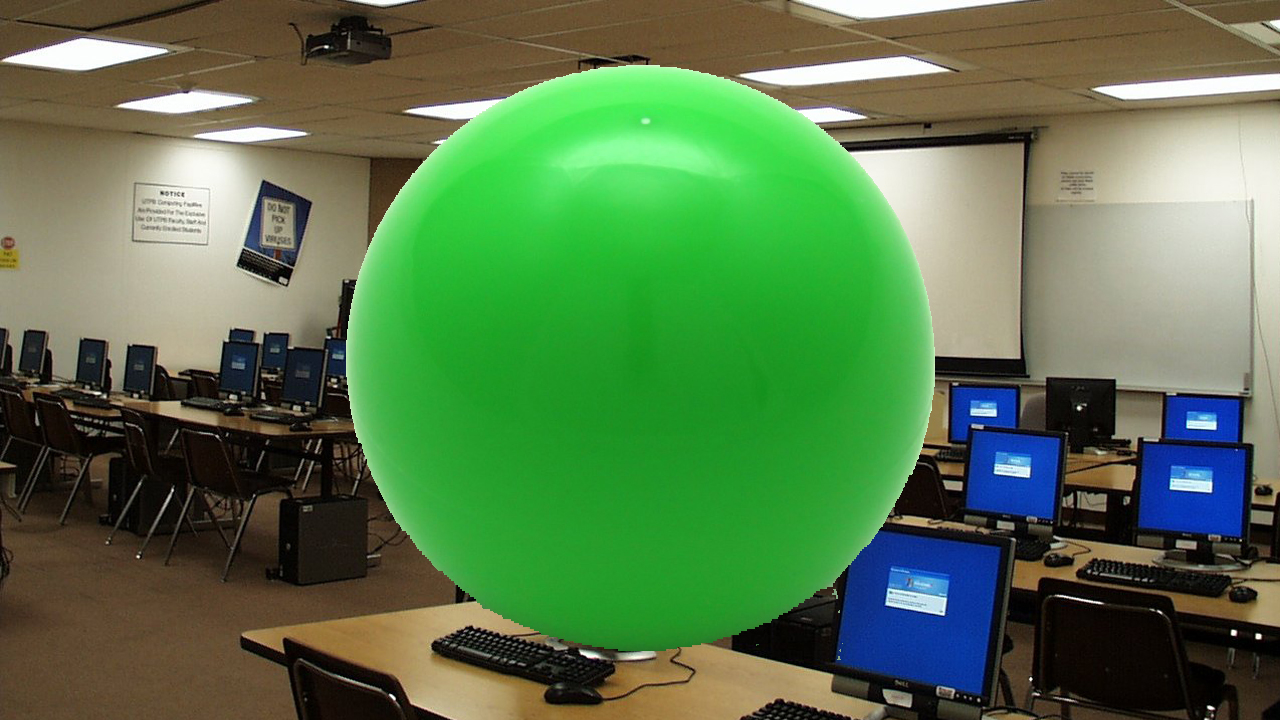
#> input picture PyDrone/Project/CVTests/test8.jpg, 1280 x 720 px
$ python greenball.py   (Python 2 division)
#> lines starting #> are read from the running program, lines starting #| are printed output that depends on the picture; after the words box and inside, x2 and y2 are one past the last pixel; in counts of white or black regions, pixels touching at a corner belong together
import numpy as np
import cv2
import time

TARGET_COLOR_MIN = np.array([35,50,50], np.uint8)
TARGET_COLOR_MAX = np.array([60,255,255], np.uint8)

def main():
	ballImg = cv2.imread('test8.jpg')
#> ballImg is the input picture: shape (720, 1280, 3); mean B, G, R 76.9, 120.5, 88

	frame = np.asarray(ballImg)
	frameHSV = cv2.cvtColor(frame, cv2.COLOR_RGB2HSV)
#> frameHSV: shape (720, 1280, 3); mean H, S, V 81, 129.5, 132.4
	frameThreshold = cv2.inRange(frameHSV, TARGET_COLOR_MIN, TARGET_COLOR_MAX)
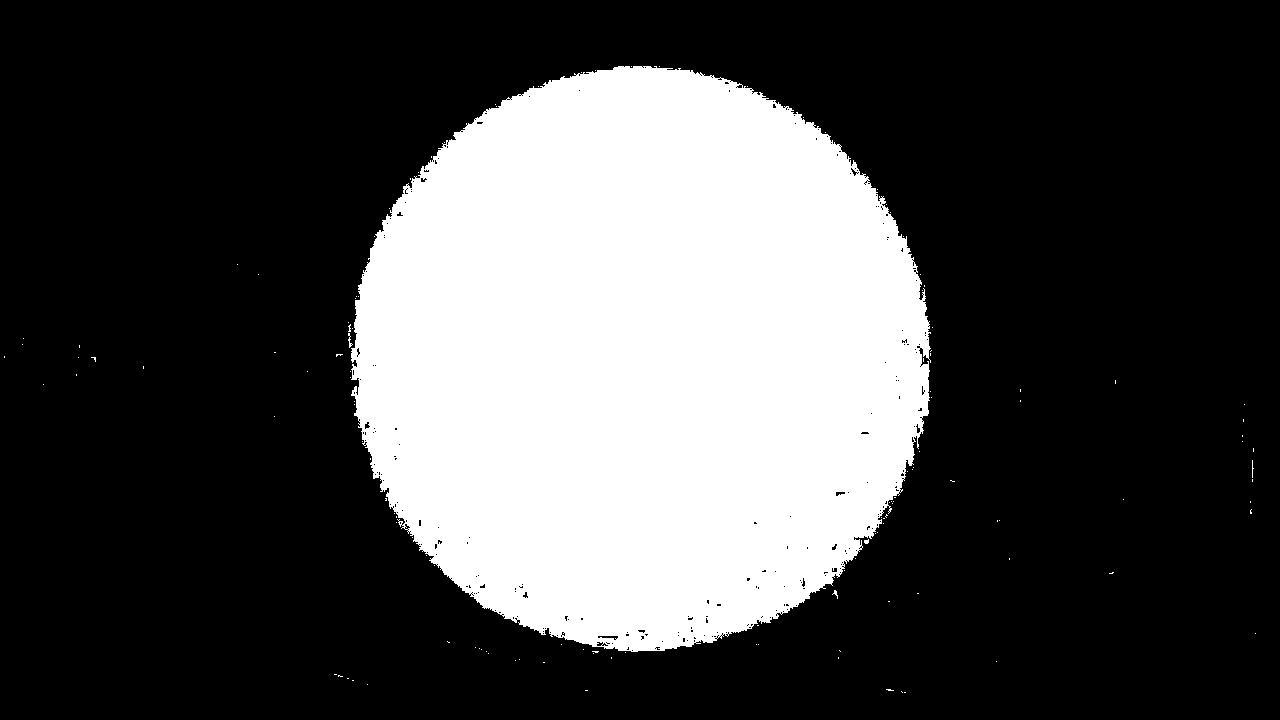
#> frameThreshold: shape (720, 1280); 28.7% white; 135 white regions (132 under 20 px), largest, box (x1, y1, x2, y2) and area: (351, 66, 931, 652) 263765, (348, 333, 353, 348) 28, (832, 590, 838, 599) 20

	element = cv2.getStructuringElement(cv2.MORPH_RECT,(3,3))
	frameThreshold = cv2.erode(frameThreshold,element, iterations=6)
#> frameThreshold: shape (720, 1280); 25.6% white; 1 white region, box (x1, y1, x2, y2) and area: (361, 73, 922, 642) 235539
	frameThreshold = cv2.dilate(frameThreshold,element, iterations=6)
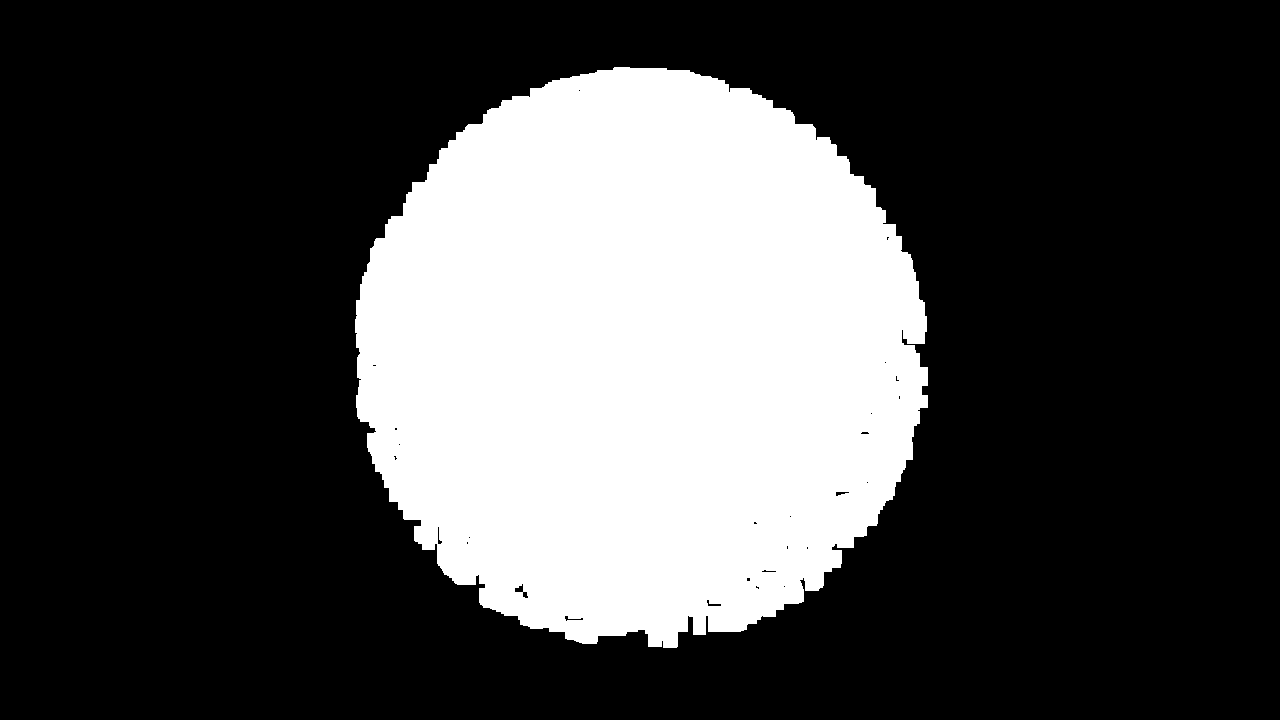
#> frameThreshold: shape (720, 1280); 28% white; 1 white region, box (x1, y1, x2, y2) and area: (355, 67, 928, 648) 257642
	frameThreshold = cv2.erode(frameThreshold,element)
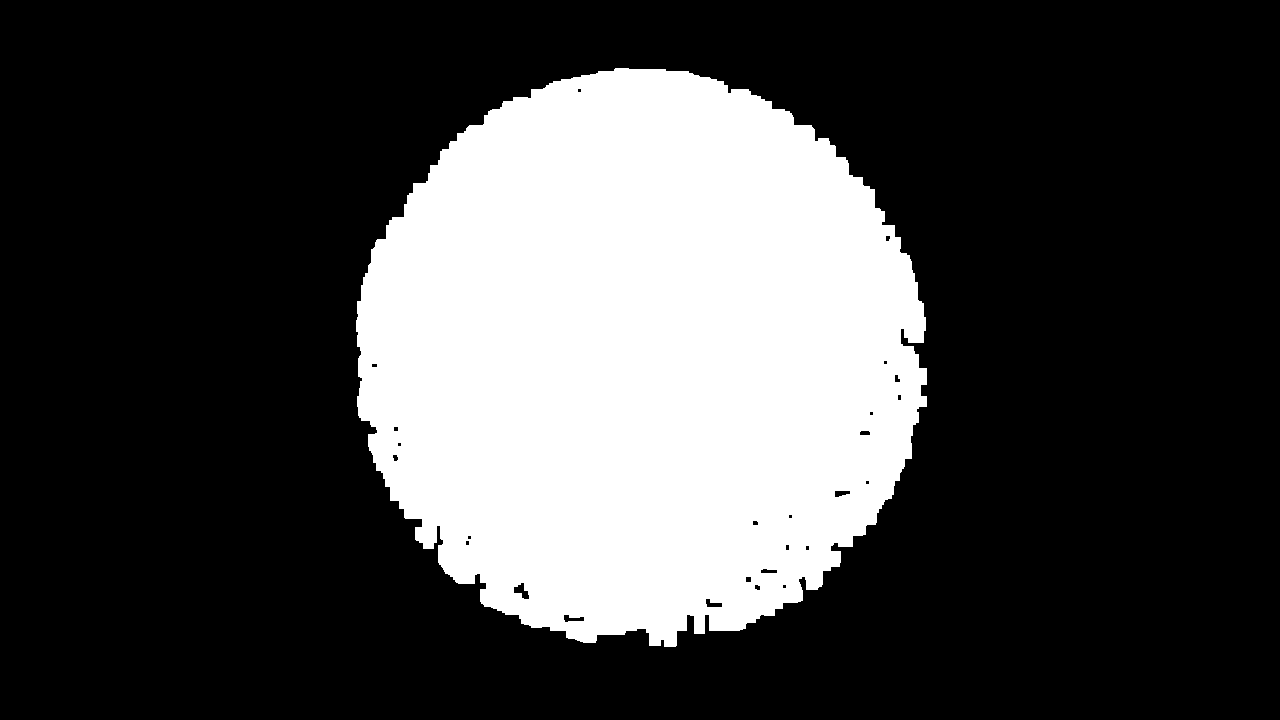
#> frameThreshold: shape (720, 1280); 27.6% white; 1 white region, box (x1, y1, x2, y2) and area: (356, 68, 927, 647) 254420

	ret,thresh = cv2.threshold(ballImg,127,255,0)
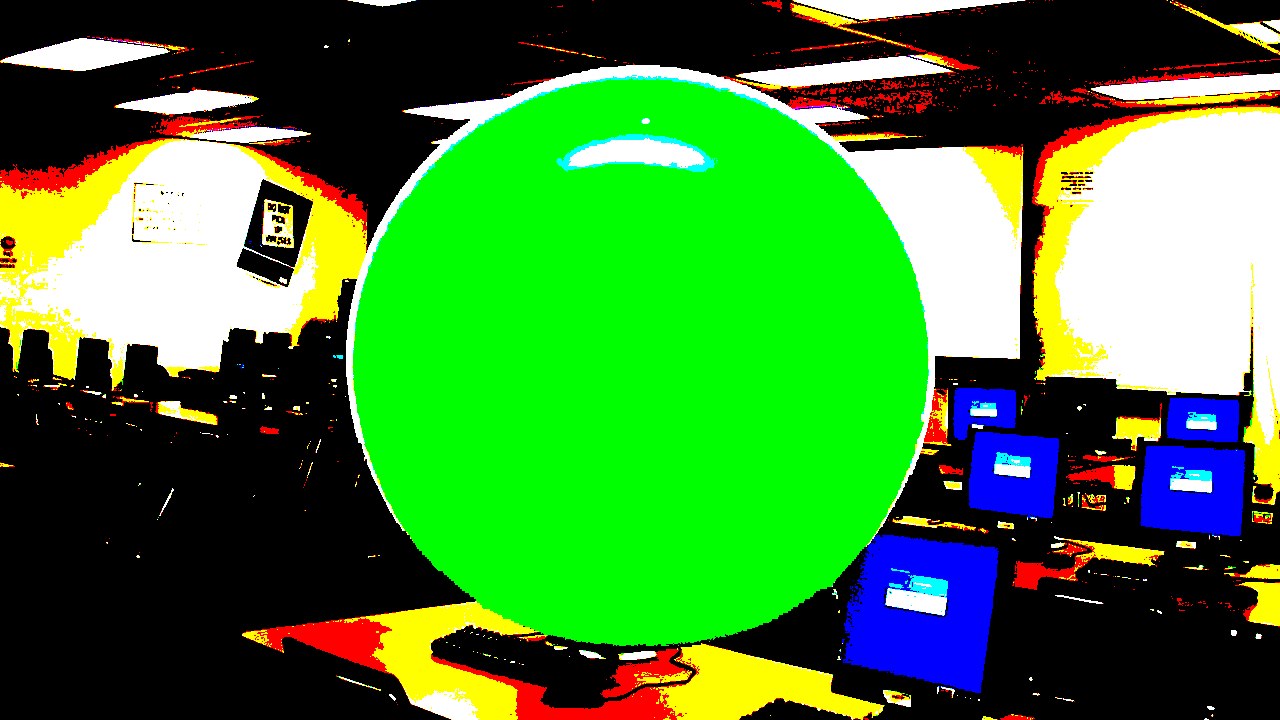
#> thresh: shape (720, 1280, 3); mean B, G, R 52.9, 130.7, 66.4
#> (the run stopped early here; a loop or call above may not have finished)
